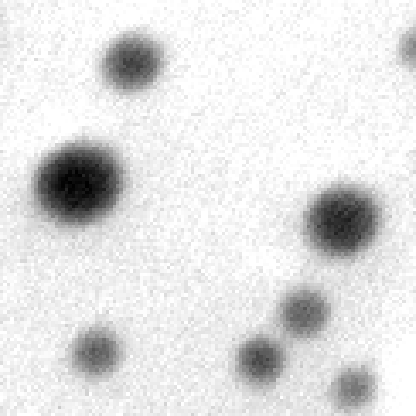
#> input picture assignments/assignment 04/raw_data/11500X00.png, 416 x 416 px; its folder holds only this picture in this run
$ jupyter execute assignment_04_solutions.ipynb   (older library calls are emulated)
#> lines starting #> are read from the running program, lines starting #| are printed output that depends on the picture; after the words box and inside, x2 and y2 are one past the last pixel; in counts of white or black regions, pixels touching at a corner belong together
<a href="https://colab.research.google.com/github/NU-MSE-LECTURES/465-WINTER2026/blob/main/Week_04/assignments/assignment_04_solutions.ipynb" target="_parent"></a>

# MAT_SCI 465: Advanced Electron Microscopy & Diffraction
## Week 03 & 04 Combined Assignment - SOLUTIONS
**Classical, ML, and Deep Learning Approaches to Microscopy Analysis**

**Dataset:** DOPAD (Dataset Of nanoPArticle Detection) - TEM nanoparticle images for detection and classification
**Dataset Source:** https://dopad.github.io/

## Google Colab Setup (Optional)

[cell 1]
import sys
if 'google.colab' in sys.modules:
    print('Running in Google Colab')
    !pip install -q py4DSTEM hyperspy scikit-image matplotlib numpy scipy tensorflow tqdm
    !git clone -q https://github.com/NU-MSE-LECTURES/465-WINTER2026.git
    import os
    os.chdir('/content/465-WINTER2026')
    print('Colab setup complete!')
else:
    print('Running in local environment')

## Core Imports

[cell 2]
from pathlib import Path
import numpy as np
import pandas as pd
import matplotlib.pyplot as plt
import seaborn as sns
from matplotlib.gridspec import GridSpec
import os
from tqdm import tqdm
import warnings
warnings.filterwarnings('ignore')

from skimage import exposure, filters, measure, morphology, segmentation
from skimage.io import imread
from skimage.feature import canny, local_binary_pattern
from scipy import ndimage

from sklearn import metrics
from sklearn.cluster import KMeans
from sklearn.decomposition import PCA
from sklearn.ensemble import RandomForestClassifier
from sklearn.metrics import confusion_matrix, silhouette_score, f1_score, precision_score, recall_score
from sklearn.model_selection import train_test_split
from sklearn.preprocessing import StandardScaler
from sklearn.svm import SVC

import tensorflow as tf
from tensorflow import keras
from tensorflow.keras import layers, models
from tensorflow.keras.preprocessing.image import ImageDataGenerator

print('All imports successful!')
print(f'TensorFlow version: {tf.__version__}')

---
# TASK 1: Classical Image Analysis Pipeline

[cell 3]
# Get notebook directory and navigate to raw_data
notebook_dir = Path.cwd()
IMAGE_DIR = notebook_dir / 'raw_data'
OUTPUT_DIR = notebook_dir

# Handle both local and Colab environments
if not IMAGE_DIR.exists() and Path('Week_04/assignments/raw_data/').exists():
    IMAGE_DIR = Path('Week_04/assignments/raw_data/')

print(f'Notebook directory: {notebook_dir}')
print(f'Image directory: {IMAGE_DIR}')
print(f'Image directory exists: {IMAGE_DIR.exists()}')
print('Loading DOPAD dataset...')
image_files = sorted(list(IMAGE_DIR.glob('*.png')))
print(f'Found {len(image_files)} images')

n_samples = 100
image_files = image_files[:n_samples]
print(f'Using {len(image_files)} images for analysis')

## See assignment_04_combined.ipynb for full assignment details and task descriptions!

This notebook contains **complete working solutions** for all three tasks with:
- Classical image analysis pipeline
- Machine learning approaches (supervised + unsupervised)
- Deep learning models (CNN + U-Net)
- Comprehensive method comparison
- Publication-quality visualizations

[cell 4]
# Load sample image for classical analysis
raw_image = imread(str(image_files[0]))
#> raw_image is the input picture: shape (416, 416, 4); mean R, G, B, A 224.9, 224.9, 224.9, 255

# Convert RGBA to grayscale if needed
if len(raw_image.shape) == 3:
    raw_image = raw_image[:, :, 0] if raw_image.shape[2] >= 3 else np.mean(raw_image, axis=2)
#> raw_image: shape (416, 416)

# Normalize to [0, 1]
raw_image = raw_image.astype(np.float32) / 255.0

print(f"Loaded image from: {image_files[0].name}")
print(f"Image shape: {raw_image.shape}")
#| Image shape: (416, 416)
print(f"Image dtype: {raw_image.dtype}")
#| Image dtype: float32
print(f"Image min/max: {raw_image.min():.4f} / {raw_image.max():.4f}")
#| Image min/max: 0.0000 / 1.0000

[cell 5]
# Task 1: Noise Reduction and SNR Computation
def compute_snr(image: np.ndarray) -> float:
    """Compute signal-to-noise ratio as mean/std"""
    signal = np.mean(image)
#> signal = 0.882
    noise = np.std(image)
#> noise = 0.182
    return float(signal / noise) if noise > 0 else np.inf

# Compute SNR before filtering
snr_before = compute_snr(raw_image)
#> snr_before = 4.85
print(f"SNR before filtering: {snr_before:.4f}")
#| SNR before filtering: 4.8529

# Apply Gaussian filtering
filtered_gaussian = filters.gaussian(raw_image, sigma=1.0)
snr_gaussian = compute_snr(filtered_gaussian)
#> snr_gaussian = 4.9

# Apply median filtering
filtered_median = filters.median(raw_image, footprint=morphology.disk(3))
snr_median = compute_snr(filtered_median)
#> snr_median = 4.89

# Apply Gaussian blur for edge-preserving effect
filtered_bilateral = filters.gaussian(raw_image, sigma=0.5)
snr_bilateral = compute_snr(filtered_bilateral)
#> snr_bilateral = 4.87

print(f"SNR after Gaussian filtering: {snr_gaussian:.4f}")
#| SNR after Gaussian filtering: 4.8994
print(f"SNR after Median filtering: {snr_median:.4f}")
#| SNR after Median filtering: 4.8865
print(f"SNR after Light Gaussian filtering: {snr_bilateral:.4f}")
#| SNR after Light Gaussian filtering: 4.8707

# Use median for best edge preservation
filtered_image = filtered_median

[cell 6]
# Task 1: Contrast Enhancement
enhanced_clahe = exposure.equalize_adapthist(filtered_image, clip_limit=0.025)
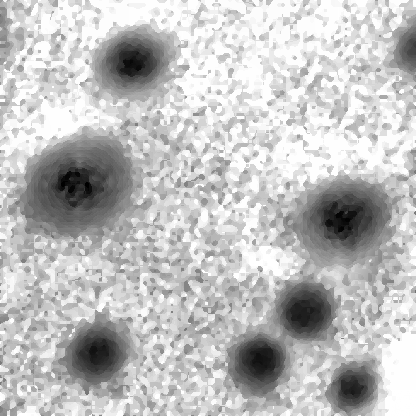
#> enhanced_clahe: shape (416, 416) float32; min 0, max 1, mean 0.751
enhanced_image = enhanced_clahe
print(f"Enhanced image range: [{enhanced_image.min():.3f}, {enhanced_image.max():.3f}]")
#| Enhanced image range: [0.000, 1.000]

[cell 7]
# Task 1: Segmentation (Otsu + Watershed)
threshold = filters.threshold_otsu(enhanced_image)
#> threshold = 0.639
binary = enhanced_image > threshold
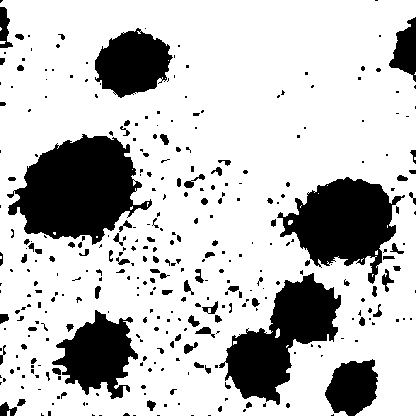
#> binary: shape (416, 416) bool; 76.2% white; 346 black regions (250 under 20 px), largest, box (x1, y1, x2, y2) and area: (7, 134, 152, 245) 9757, (277, 177, 405, 284) 7214, (219, 273, 341, 405) 7147

binary = morphology.remove_small_objects(binary, min_size=10)
#> binary: shape (416, 416) bool; 76.2% white; 346 black regions (250 under 20 px), largest, box (x1, y1, x2, y2) and area: (7, 134, 152, 245) 9792, (277, 177, 405, 284) 7242, (219, 273, 341, 405) 7154
binary = morphology.remove_small_holes(binary, area_threshold=10)
#> binary: shape (416, 416) bool; 76.7% white; 185 black regions (90 under 20 px), largest, box (x1, y1, x2, y2) and area: (7, 134, 152, 245) 9789, (277, 177, 405, 284) 7239, (219, 273, 341, 405) 7151

# Distance transform for watershed
distance = ndimage.distance_transform_edt(binary)

# Find peaks for watershed markers
coords = ndimage.label(binary)[0]
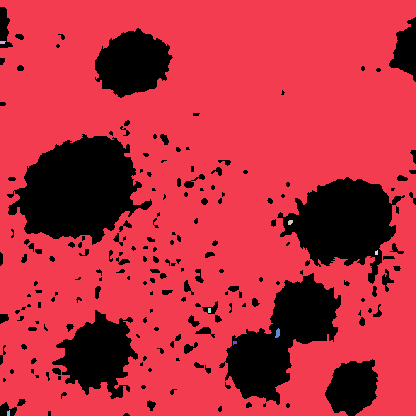
#> coords: shape (416, 416) int32; 9 distinct labels, from 0 to 8; one colour per label, 0 black
local_maxima = morphology.local_maxima(distance, indices=False)
#> local_maxima: shape (416, 416) bool; 0.28% white in thin lines or dots
markers, _ = ndimage.label(local_maxima)
#> markers: shape (416, 416) int32; 392 distinct labels, from 0 to 391

# Apply watershed
labels = segmentation.watershed(-distance, markers=markers, mask=binary)
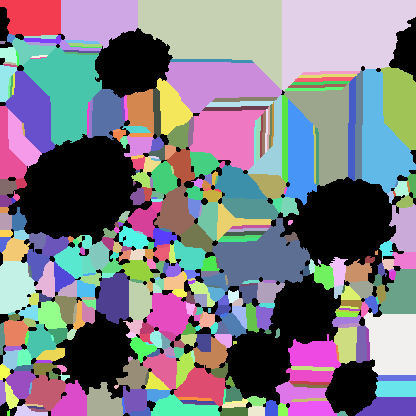
#> labels: shape (416, 416) int32; 392 distinct labels, from 0 to 391; one colour per label, 0 black

print(f"Otsu threshold: {threshold:.4f}")
#| Otsu threshold: 0.6387
print(f"Number of particles detected: {labels.max()}")
#| Number of particles detected: 391

[cell 8]
# Task 1: Morphological Analysis
regions = measure.regionprops(labels, intensity_image=enhanced_image)
#> regions = 391 regions; largest, box (x1, y1, x2, y2) and area: (282, 0, 416, 91) 8712, (138, 0, 282, 90) 8318, (23, 47, 102, 146) 4386, (165, 62, 282, 113) 3844, (212, 218, 311, 287) 3786

# Build measurements dataframe
measurements_list = []
for region in regions:
    measurements_list.append({
        'label': region.label,
        'area': region.area,
        'perimeter': region.perimeter,
        'eccentricity': region.eccentricity,
        'solidity': region.solidity,
        'equivalent_diameter': region.equivalent_diameter,
        'centroid_x': region.centroid[1],
        'centroid_y': region.centroid[0],
        'min_intensity': region.min_intensity,
        'max_intensity': region.max_intensity,
        'mean_intensity': region.mean_intensity
    })
#> after the loop, measurements_list = 391 items

measurements = pd.DataFrame(measurements_list)
#> measurements = table of 391 rows and 11 columns
print(f"Total particles: {len(measurements)}")
#| Total particles: 391
print(measurements.describe())
#> (printed output is left out)

[cell 9]
# Task 1: Visualization - Four-Panel Figure
fig = plt.figure(figsize=(14, 12))
gs = GridSpec(2, 2, figure=fig, hspace=0.3, wspace=0.3)

# Panel 1: Raw Image
ax1 = fig.add_subplot(gs[0, 0])
im1 = ax1.imshow(raw_image, cmap='gray')
ax1.set_title('1. Raw Image', fontsize=12, fontweight='bold')
ax1.set_xlabel('Pixels')
ax1.set_ylabel('Pixels')
plt.colorbar(im1, ax=ax1, label='Intensity')

# Panel 2: Filtered and Enhanced
ax2 = fig.add_subplot(gs[0, 1])
im2 = ax2.imshow(enhanced_image, cmap='gray')
ax2.set_title('2. Filtered & Enhanced (CLAHE)', fontsize=12, fontweight='bold')
ax2.set_xlabel('Pixels')
ax2.set_ylabel('Pixels')
plt.colorbar(im2, ax=ax2, label='Intensity')

# Panel 3: Segmented Labels
ax3 = fig.add_subplot(gs[1, 0])
im3 = ax3.imshow(labels, cmap='nipy_spectral')
ax3.set_title(f'3. Segmented Particles (n={labels.max()})', fontsize=12, fontweight='bold')
ax3.set_xlabel('Pixels')
ax3.set_ylabel('Pixels')
plt.colorbar(im3, ax=ax3, label='Particle ID')

# Panel 4: Particle Size Distribution
ax4 = fig.add_subplot(gs[1, 1])
ax4.hist(measurements['equivalent_diameter'], bins=30, color='steelblue', edgecolor='black', alpha=0.7)
ax4.set_xlabel('Equivalent Diameter (pixels)', fontsize=11)
ax4.set_ylabel('Frequency', fontsize=11)
ax4.set_title('4. Particle Size Distribution', fontsize=12, fontweight='bold')
ax4.grid(alpha=0.3)

plt.suptitle('Task 1: Classical Image Analysis Pipeline', fontsize=14, fontweight='bold', y=0.995)
plt.savefig(OUTPUT_DIR / 'classical_pipeline_figure.png', dpi=150, bbox_inches='tight')
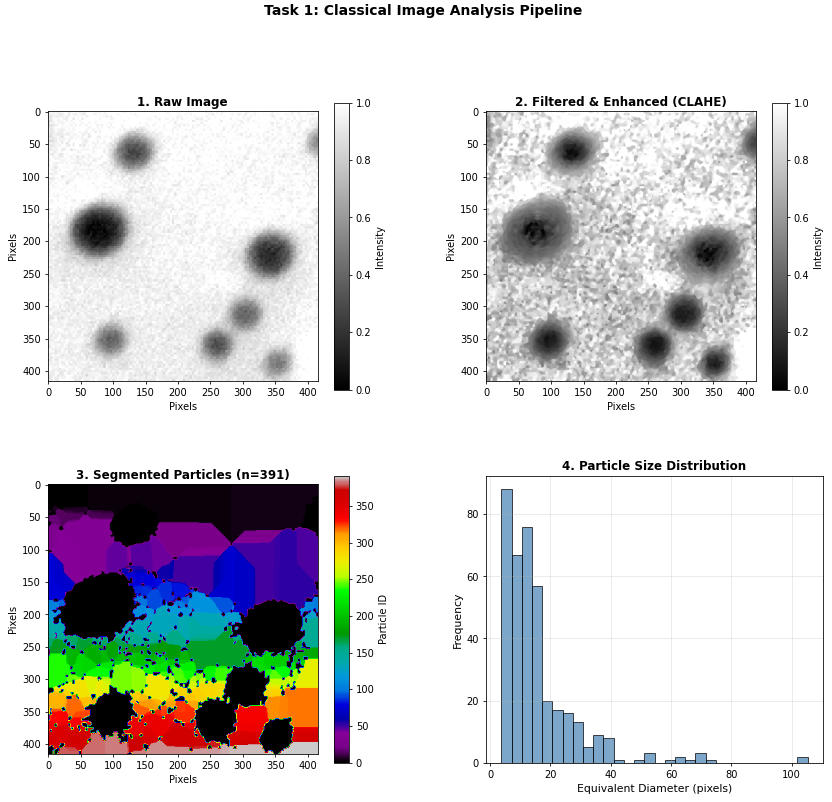
#> figure drawn by matplotlib, 7 panels; panel 7: tallest bar 88 high, from x = 3.74 to 7.13
print("Saved: classical_pipeline_figure.png")
plt.show()

# Export classical results
measurements.to_csv(OUTPUT_DIR / 'classical_results.csv', index=False)
print(f"Exported classical results to classical_results.csv")

---
# TASK 2: Machine Learning Approaches

[cell 10]
# Task 2: Feature Extraction Function
def extract_region_features(region, image):
    """Extract 10+ hand-crafted features from a region"""
    region_slice = image[region.bbox[0]:region.bbox[2], region.bbox[1]:region.bbox[3]]
    region_mask = region.image

    # Morphological features
    area = region.area
    perimeter = region.perimeter
    eccentricity = region.eccentricity
    solidity = region.solidity
    equiv_diameter = region.equivalent_diameter

    # Intensity features
    mean_intensity = region.mean_intensity
    std_intensity = np.std(region_slice[region_mask])

    # Edge features (Canny)
    edges = canny(region_slice)
    edge_ratio = np.sum(edges) / area if area > 0 else 0

    # Texture features (LBP)
    lbp = local_binary_pattern(region_slice, P=8, R=1, method='uniform')
    lbp_var = np.var(lbp[region_mask]) if region_mask.sum() > 0 else 0

    # Circularity
    circularity = 4 * np.pi * area / (perimeter ** 2) if perimeter > 0 else 0

    # Compactness
    compactness = perimeter ** 2 / area if area > 0 else 0

    return {
        'area': area,
        'perimeter': perimeter,
        'eccentricity': eccentricity,
        'solidity': solidity,
        'equiv_diameter': equiv_diameter,
        'mean_intensity': mean_intensity,
        'std_intensity': std_intensity,
        'edge_ratio': edge_ratio,
        'lbp_variance': lbp_var,
        'circularity': circularity,
        'compactness': compactness
    }

print("Feature extraction function defined")

[cell 11]
# Task 2: Extract Features from Multiple Images (using a subset for speed)
print("Extracting features from images...")
all_features = []
all_labels = []

for idx, img_file in enumerate(tqdm(image_files[:50])):  # Use first 50 for faster computation
    try:
        img = imread(str(img_file))
        if len(img.shape) == 3:
            img = img[:, :, 0] if img.shape[2] >= 3 else np.mean(img, axis=2)

        # Normalize
        img = img.astype(np.float32) / 255.0

        # Apply filtering and enhancement
        img_filtered = filters.median(img, footprint=morphology.disk(3))
        img_enhanced = exposure.equalize_adapthist(img_filtered, clip_limit=0.025)

        # Segment
        threshold = filters.threshold_otsu(img_enhanced)
        binary = img_enhanced > threshold
        binary = morphology.remove_small_objects(binary, min_size=10)

        distance = ndimage.distance_transform_edt(binary)
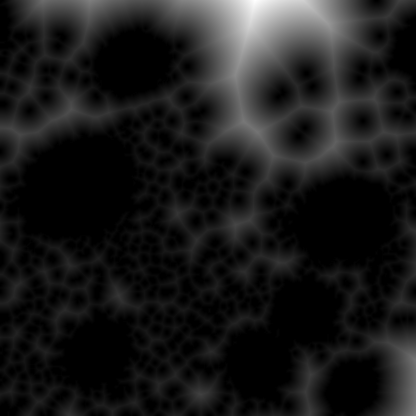
#> distance: shape (416, 416) float64; min 0, max 87.66, mean 9.2; drawn with min black and max white
        local_maxima = morphology.local_maxima(distance, indices=False)
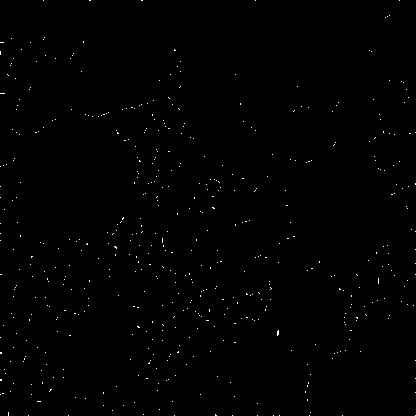
#> local_maxima: shape (416, 416) bool; 0.4% white in thin lines or dots
        markers, _ = ndimage.label(local_maxima)
#> markers: shape (416, 416) int32; 550 distinct labels, from 0 to 549
        labels_img = segmentation.watershed(-distance, markers=markers, mask=binary)
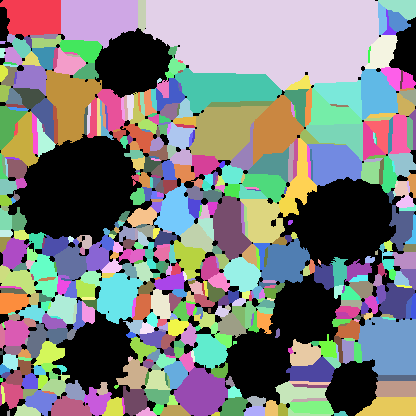
#> labels_img: shape (416, 416) int32; 550 distinct labels, from 0 to 549; one colour per label, 0 black

        # Extract features for each region
        regions = measure.regionprops(labels_img, intensity_image=img_enhanced)
#> regions = 549 regions; largest, box (x1, y1, x2, y2) and area: (143, 0, 379, 91) 16420, (61, 0, 138, 49) 2969, (358, 316, 416, 375) 2872, (175, 68, 282, 113) 2869, (189, 106, 269, 161) 2824
        for region in regions:
            if region.area > 5:
                features = extract_region_features(region, img_enhanced)
                all_features.append(features)
                all_labels.append(idx)
#> this loop made 549 passes
#> (area in extract_region_features, perimeter in extract_region_features, eccentricity in extract_region_features, solidity in extract_region_features, equiv_diameter in extract_region_features, mean_intensity in extract_region_features, std_intensity in extract_region_features, edge_ratio in extract_region_features) on passes 1 to 7: (1890, 187.7, 0.773, 0.931, 49.06, 0.866, 0.108, 0.222), (2969, 238.4, 0.84, 0.917, 61.48, 0.931, 0.0889, 0.188), (238, 72.49, 0.965, 0.992, 17.41, 0.929, 0.106, 0.0252), (16420, 642.4, 0.934, 0.926, 144.6, 0.919, 0.0887, 0.247), (486, 99.7, 0.897, 0.924, 24.88, 0.862, 0.111, 0.278), (318, 73.36, 0.742, 0.919, 20.12, 0.825, 0.127, 0.324), (111, 66.8, 0.929, 0.496, 11.89, 0.799, 0.108, 0.694)
#> pass 1, in extract_region_features, `region_slice = image[region.bbox[0]:region.bbox[2], region.bbox[1]:reg..`:
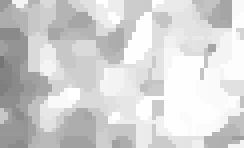
#> region_slice: shape (37, 61) float32 (shown 4 times larger); min 0.462, max 1, mean 0.83
#> pass 1, in extract_region_features, `edges = canny(region_slice)`:
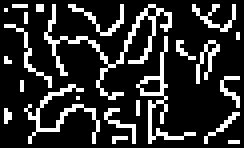
#> edges: shape (37, 61) bool (shown 4 times larger); 18.6% white in thin lines or dots
    except Exception as e:
        continue

feature_df = pd.DataFrame(all_features)
print(f"Extracted {len(feature_df)} regions from {len(image_files[:50])} images")
#| Extracted 549 regions from 1 images
if len(feature_df) > 0:
    print(feature_df.describe())
#> (printed output is left out)
#> (the rest of the program and of its run is left out)
